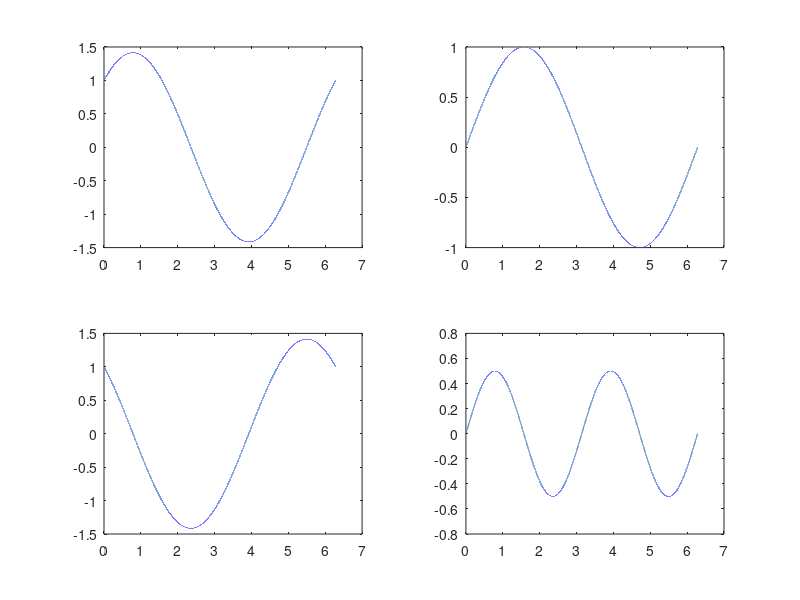

MATLAB code for this plot:
x=0:0.0001:2*pi;
y1=sin(x)+cos(x);
subplot(2,2,1)
plot(x,y1)
y2=sin(x);
subplot(2,2,2)
plot(x,y2)
y3=cos(x)-sin(x);
subplot(2,2,3)
plot(x,y3)
y4=cos(x).*sin(x);
subplot (2,2,4)
plot(x,y4)